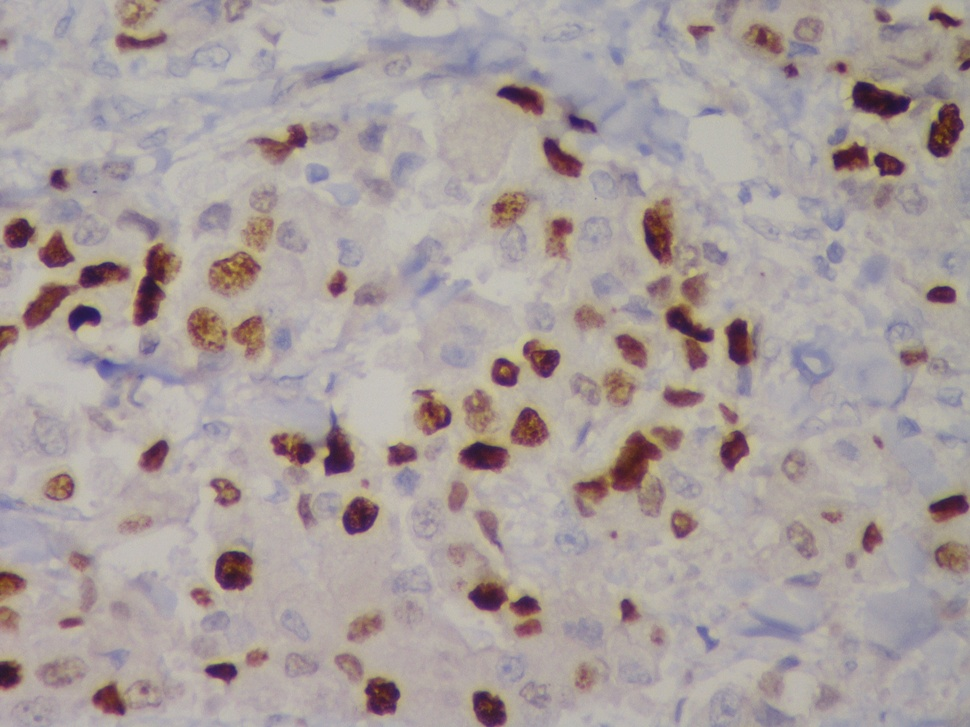
#> input picture CV_7/img3.jpg, 970 x 727 px, shrunk from 2560 x 1920 before the run
$ jupyter execute new___.ipynb
#> lines starting #> are read from the running program, lines starting #| are printed output that depends on the picture; after the words box and inside, x2 and y2 are one past the last pixel; in counts of white or black regions, pixels touching at a corner belong together; long printed decimals are rounded
[cell 1]
import cv2
import numpy as np
from matplotlib import pyplot as plt

[cell 2]
filename="img3.jpg"

[cell 3]
img = cv2.imread(filename,0)

[cell 4]
plt.imshow(img,cmap="gray")

[cell 5]
equ = cv2.equalizeHist(img)

[cell 6]
plt.imshow(equ,cmap="gray")

[cell 7]
Gaussian = cv2.GaussianBlur(equ, (5, 5), 0)
plt.imshow(Gaussian,cmap="gray")
# cv2.imshow('Gaussian Blurring', Gaussian)
# cv2.waitKey(0)
# cv.destroyAllWindows()

[cell 8]
kernel = np.ones((5,5),np.uint8)
closing = cv2.morphologyEx(Gaussian, cv2.MORPH_CLOSE, kernel)
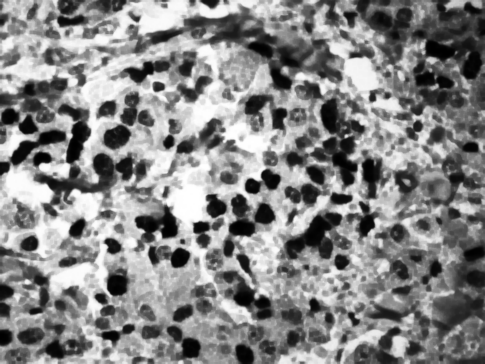
#> closing: shape (727, 970) (shown at 1/2 size); min 0, max 255, mean 133.7
plt.imshow(closing,cmap="gray")

[cell 9]
kernel = np.ones((5,5),np.uint8)
erosion = cv2.erode(closing,kernel,iterations = 1)
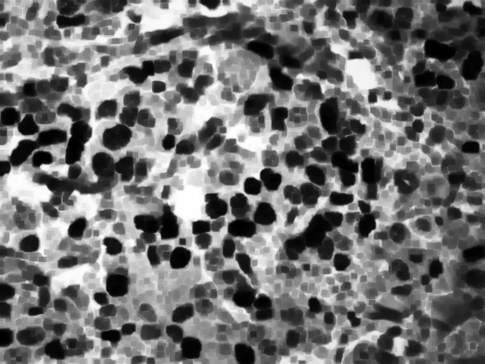
#> erosion: shape (727, 970) (shown at 1/2 size); min 0, max 255, mean 112.9
plt.imshow(erosion,cmap="gray")

[cell 10]
# edged = cv2.Canny(erosion, 30, 200)
# plt.imshow(edged)
# ret, thresh = cv.threshold(edged, 127, 255, 0)

ret, thresh = cv2.threshold(erosion, 100, 255,0)
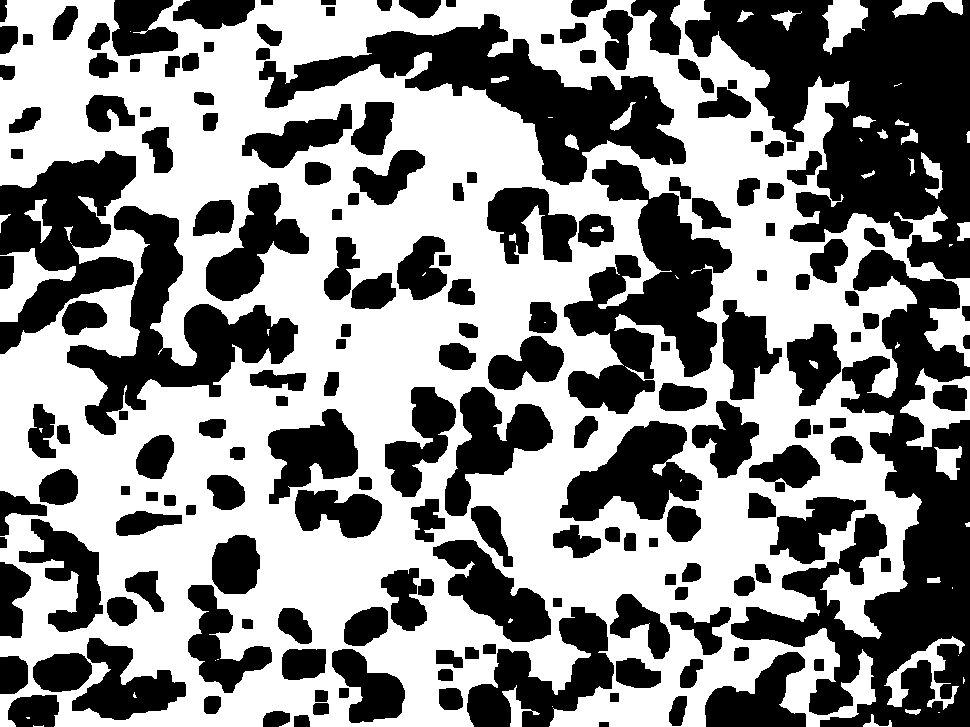
#> thresh: shape (727, 970); 53.9% white; 178 black regions
plt.imshow(thresh,cmap="gray")
contours, _ = cv2.findContours(thresh, cv2.RETR_TREE, cv2.CHAIN_APPROX_SIMPLE)
#> contours = 209 contours, 27 with area under 20; largest, box (x1, y1, x2, y2) and area: (0, 0, 970, 727) 564475, (258, 13, 687, 186) 23868, (563, 159, 733, 415) 19628, (66, 205, 299, 436) 16567, (559, 420, 703, 522) 8118

[cell 11]
cv2.drawContours(img,contours, -1, (0, 255, 0), 3)
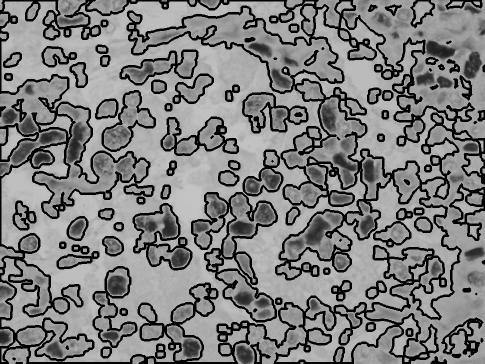
#> img: shape (727, 970) (shown at 1/2 size); min 0, max 199, mean 125.3
plt.imshow(img,cmap="gray")
# cv2.imshow('Contours', img)
# cv2.waitKey(0)
# cv2.destroyAllWindows()

[cell 12]
print("Number of Contours found = " + str(len(contours)))
#| Number of Contours found = 209

[cell 13]
tot = (len(contours))
#> tot = 209

[cell 14]
img = cv2.imread(filename)
#> img is the input picture: shape (727, 970, 3); mean B, G, R 157.2, 159.1, 169.4
Gaussian = cv2.GaussianBlur(img, (9,9), 0)
#> Gaussian: shape (727, 970, 3)
#plt.imshow(Gaussian,cmap="gray")

kernel = np.ones((7,7),np.uint8)
closing = cv2.morphologyEx(Gaussian, cv2.MORPH_CLOSE, kernel)
#> closing: shape (727, 970, 3)
#plt.imshow(closing,cmap="gray")

kernel = np.ones((7,7),np.uint8)
erosion = cv2.erode(closing,kernel,iterations = 1)
#> erosion: shape (727, 970, 3)
plt.imshow(erosion)

[cell 15]
#img = cv2.imread("img1.jpg")
img = erosion
hsv = cv2.cvtColor(img, cv2.COLOR_BGR2HSV)
#> hsv: shape (727, 970, 3); mean H, S, V 77.4, 31.6, 165.8
mask = cv2.inRange(hsv,(10, 85, 20), (25, 240, 255) )
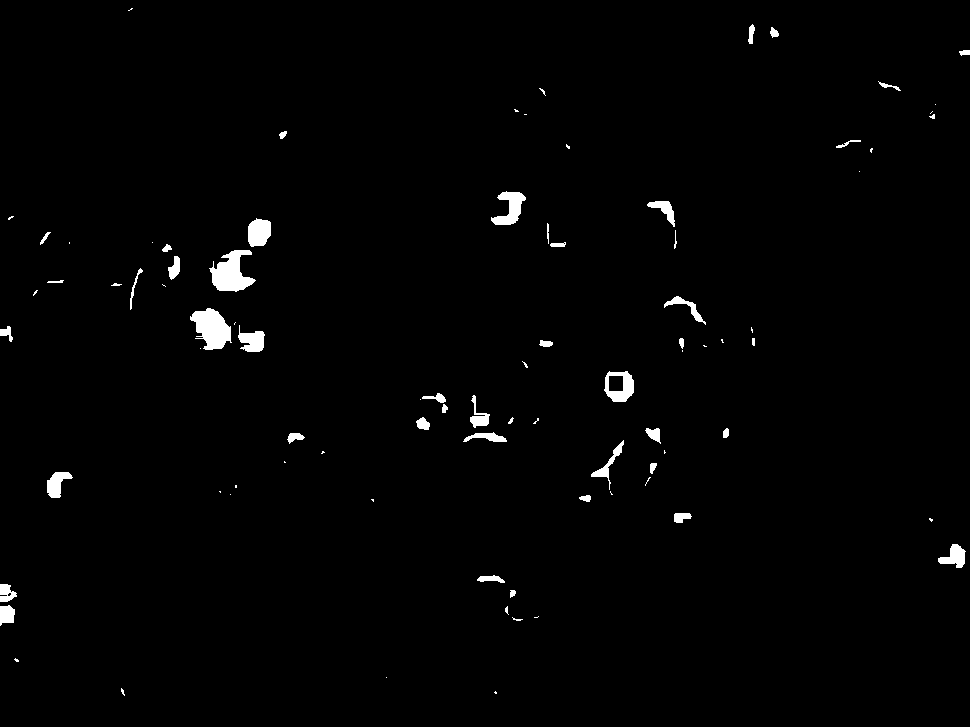
#> mask: shape (727, 970); 1.3% white; 87 white regions (41 under 20 px)
plt.imshow(mask)
plt.show()
##cv2.imshow("orange", mask);cv2.waitKey();cv2.destroyAllWindows()
#plt.imshow(mask,cmap="gray")
ret, thresh = cv2.threshold(mask, 100, 255,0)
plt.imshow(thresh,cmap="gray")
contours, _ = cv2.findContours(thresh, cv2.RETR_TREE, cv2.CHAIN_APPROX_SIMPLE)
#> contours = 90 contours, 49 with area under 20; largest, box (x1, y1, x2, y2) and area: (209, 250, 256, 292) 1036, (190, 308, 232, 350) 1033, (604, 371, 634, 402) 712, (491, 191, 526, 225) 546, (248, 218, 271, 247) 500
cv2.drawContours(img,contours, -1, (0, 255, 0), 3)
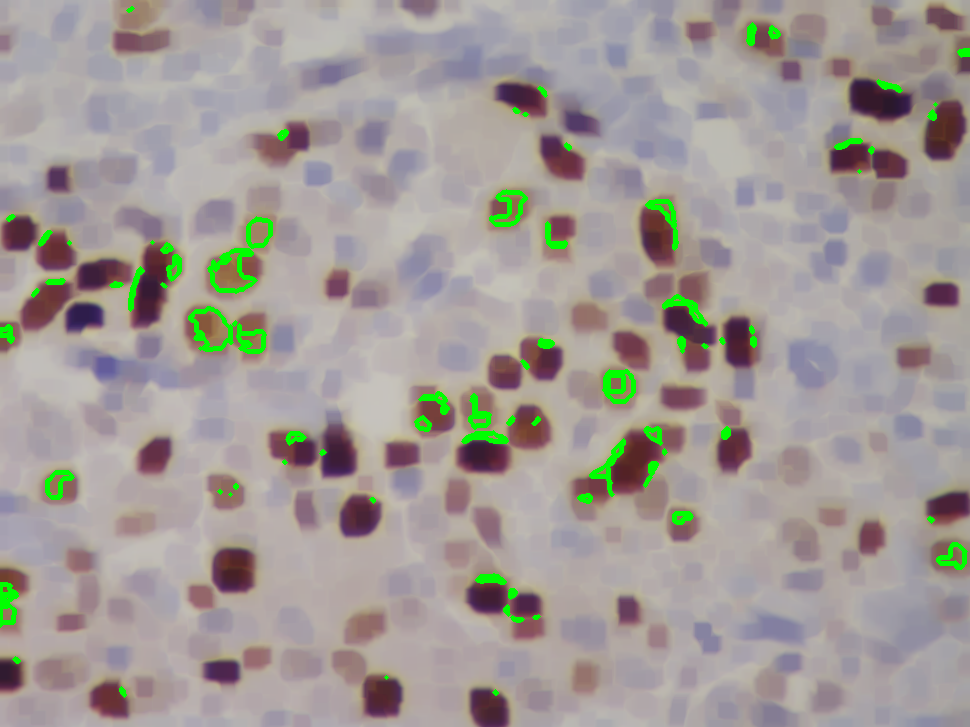
#> img: shape (727, 970, 3); mean B, G, R 150.5, 154.5, 161.3
plt.imshow(img,cmap="gray")
#plt.show()
print("Number of Contours found = " + str(len(contours)))
#| Number of Contours found = 90

[cell 16]
brown = len(contours)
#> brown = 90

[cell 17]
percent = brown/tot*100
#> percent = 43.06
print("Percentage of positivity = ",percent,"%")
#| Percentage of positivity =  43.062 %

$ run again, with CV_7/img1.jpg copied over CV_7/img3.jpg
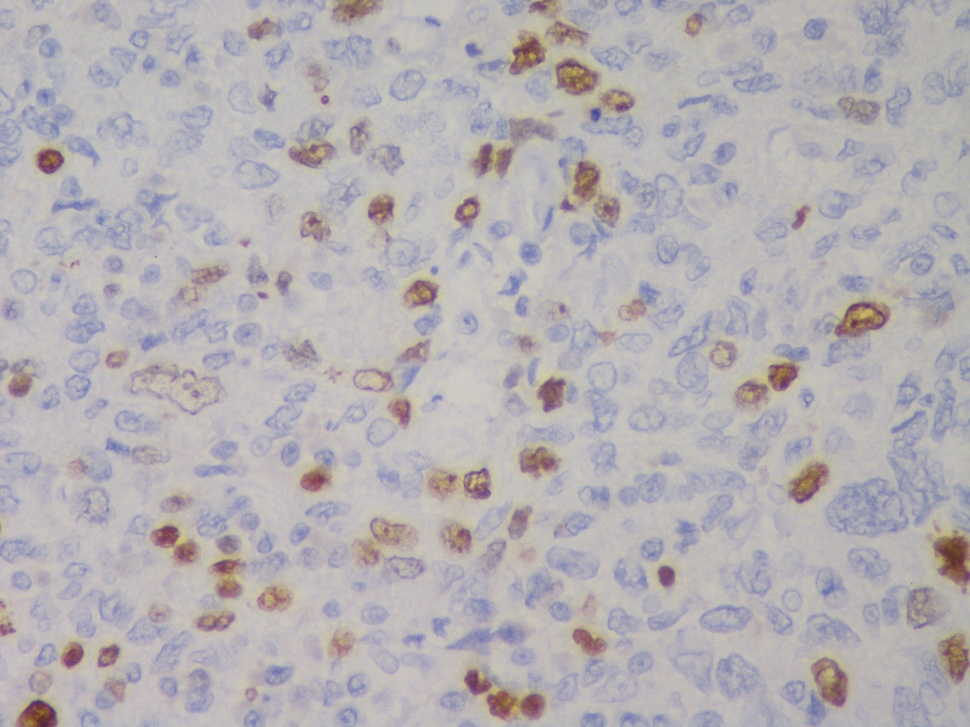
#> input picture CV_7/img1.jpg, 970 x 727 px, shrunk from 2560 x 1920 before the run
#> `ret, thresh = cv2.threshold(erosion, 100, 255,0)`:
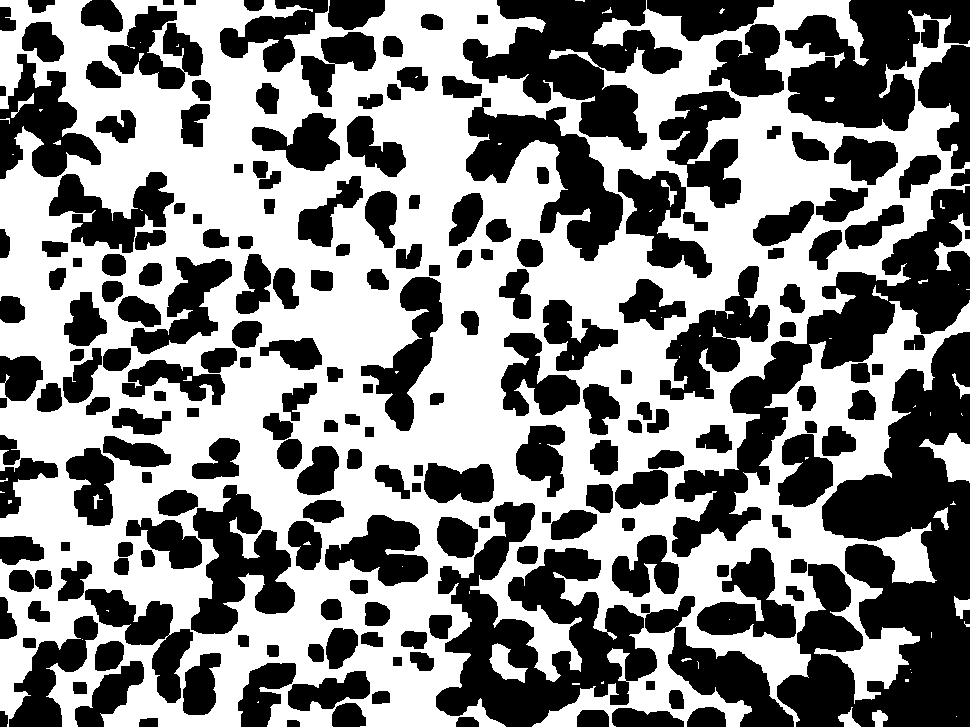
#> thresh: shape (727, 970); 52.4% white; 213 black regions
#> `contours, _ = cv2.findContours(thresh, cv2.RETR_TREE, cv2.CHAIN_APPROX..`: contours = 254 contours, 60 with area under 20; largest, box (x1, y1, x2, y2) and area: (0, 0, 970, 727) 537868, (465, 97, 624, 262) 10457, (190, 484, 296, 635) 8378, (659, 265, 771, 401) 6508, (658, 90, 742, 209) 5630
#| Number of Contours found = 254
#> tot = 254
#> img is the input picture: shape (727, 970, 3); mean B, G, R 179.5, 175.9, 180.5
#> hsv: shape (727, 970, 3); mean H, S, V 98.2, 18.5, 182.3
#> mask: shape (727, 970); 0.59% white; 23 white regions (8 under 20 px)
#> `contours, _ = cv2.findContours(thresh, cv2.RETR_TREE, cv2.CHAIN_APPROX..`: contours = 23 contours, 9 with area under 20; largest, box (x1, y1, x2, y2) and area: (560, 64, 593, 90) 602, (840, 305, 884, 332) 574, (944, 639, 966, 671) 538, (794, 465, 822, 494) 486, (577, 168, 595, 191) 232
#> `cv2.drawContours(img,contours, -1, (0, 255, 0), 3)`:
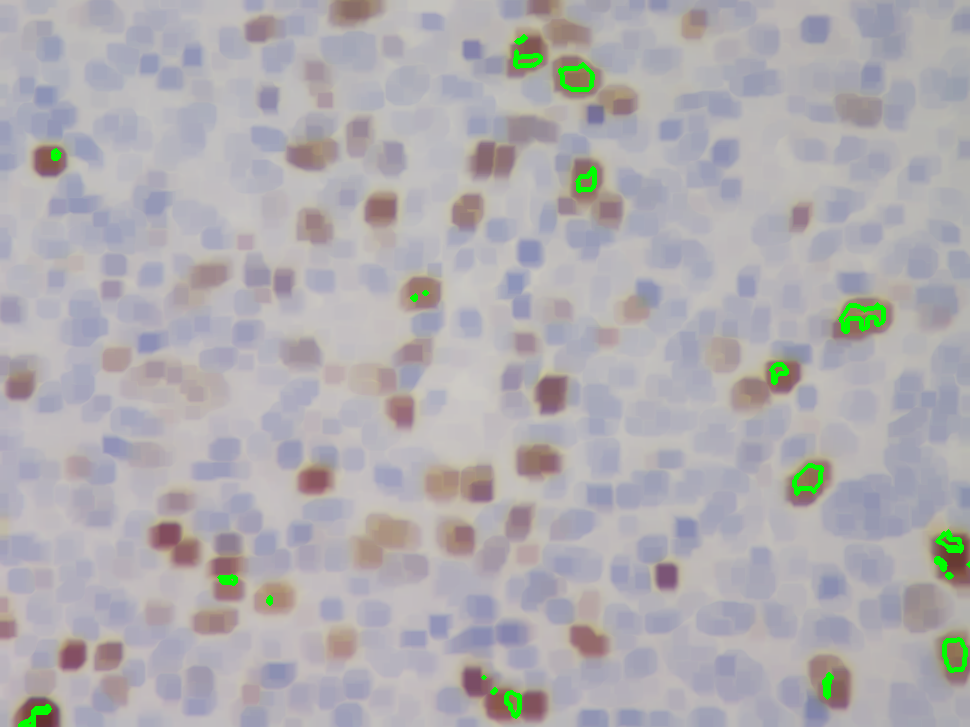
#> img: shape (727, 970, 3); mean B, G, R 176.3, 172.6, 175.6
#| Number of Contours found = 23
#> brown = 23
#> percent = 9.06
#| Percentage of positivity =  9.055 %

$ run again, with CV_7/img2.jpg copied over CV_7/img3.jpg
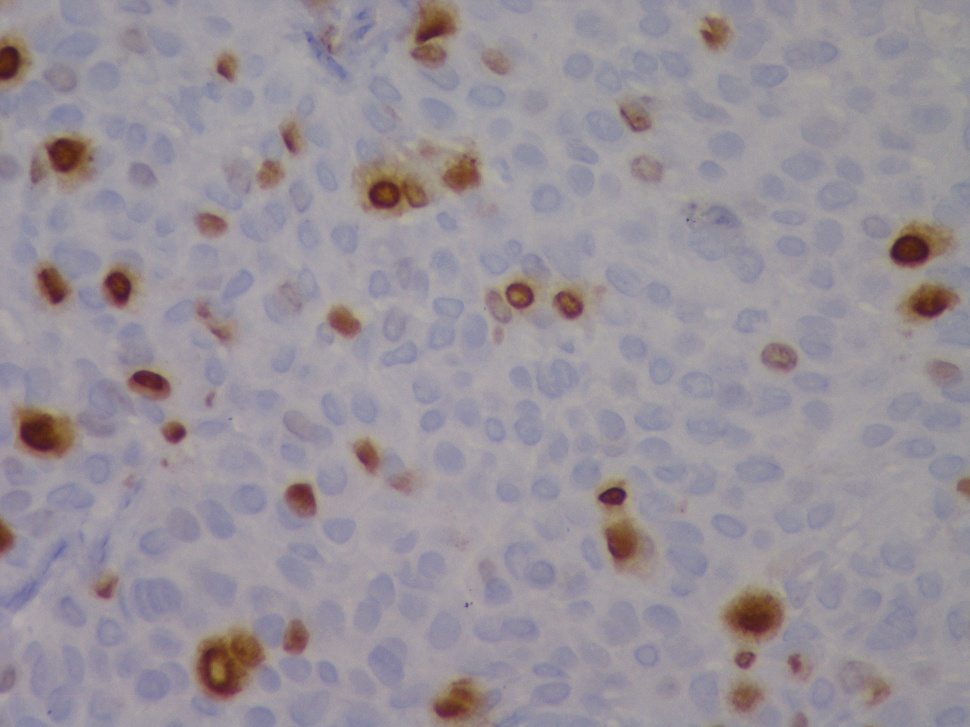
#> input picture CV_7/img2.jpg, 970 x 727 px, shrunk from 2560 x 1920 before the run
#> `ret, thresh = cv2.threshold(erosion, 100, 255,0)`:
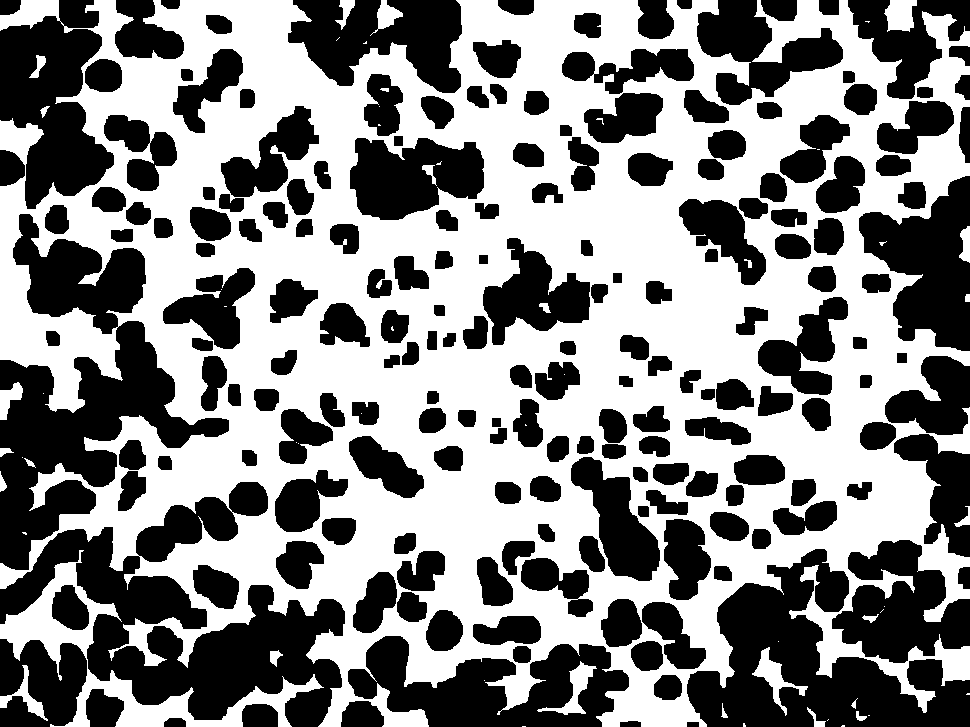
#> thresh: shape (727, 970); 52.7% white; 195 black regions
#> `contours, _ = cv2.findContours(thresh, cv2.RETR_TREE, cv2.CHAIN_APPROX..`: contours = 226 contours, 32 with area under 20; largest, box (x1, y1, x2, y2) and area: (0, 0, 970, 727) 512589, (0, 550, 324, 727) 9688, (12, 213, 147, 335) 8586, (349, 137, 485, 221) 8326, (482, 237, 591, 346) 6008
#| Number of Contours found = 226
#> tot = 226
#> img is the input picture: shape (727, 970, 3); mean B, G, R 153.9, 145.9, 152.8
#> hsv: shape (727, 970, 3); mean H, S, V 120.3, 27.4, 156.3
#> mask: shape (727, 970); 2% white; 42 white regions (13 under 20 px)
#> `contours, _ = cv2.findContours(thresh, cv2.RETR_TREE, cv2.CHAIN_APPROX..`: contours = 50 contours, 21 with area under 20; largest, box (x1, y1, x2, y2) and area: (195, 628, 266, 687) 1890, (361, 167, 426, 213) 1388, (14, 406, 76, 451) 1022, (723, 590, 782, 624) 1004, (434, 680, 482, 719) 934
#> `cv2.drawContours(img,contours, -1, (0, 255, 0), 3)`:
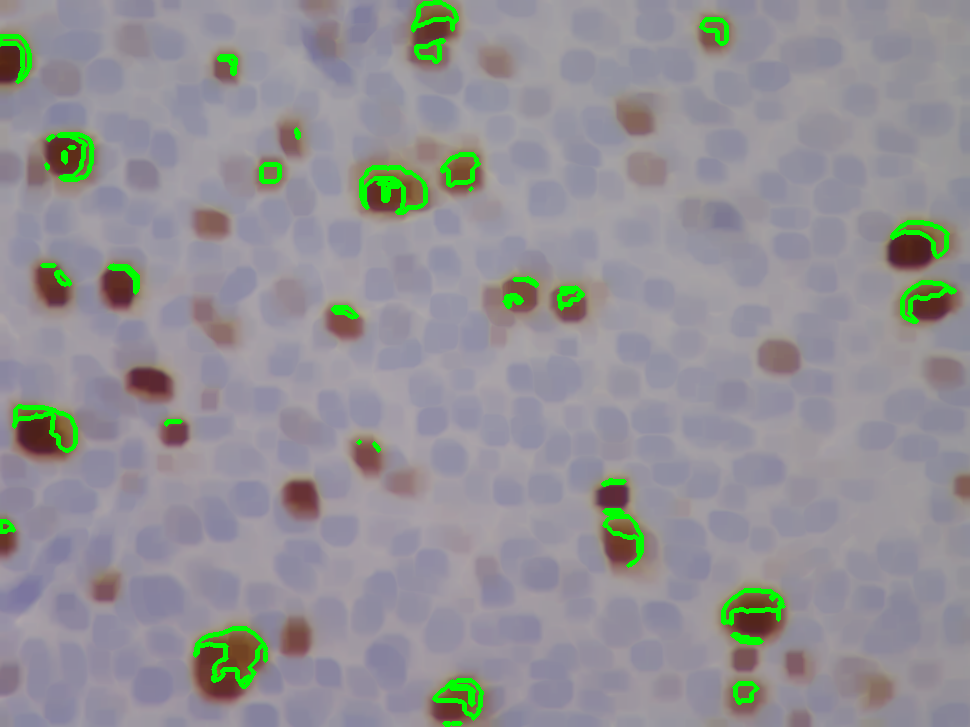
#> img: shape (727, 970, 3); mean B, G, R 149.6, 145.2, 146.9
#| Number of Contours found = 50
#> brown = 50
#> percent = 22.12
#| Percentage of positivity =  22.124 %
